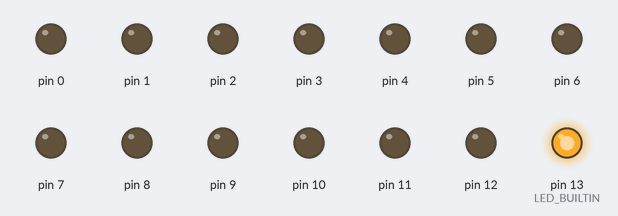
A sketch run on a simulated Arduino Uno, built with avr-gcc and run on an emulated ATmega328P. Parts: output pins drawn as LEDs (lit = HIGH). The local clock reads 2024-03-15 10:24:30 at power-on unless the sketch sets it.

Above: at 0.01 s.
At 0.61 s:
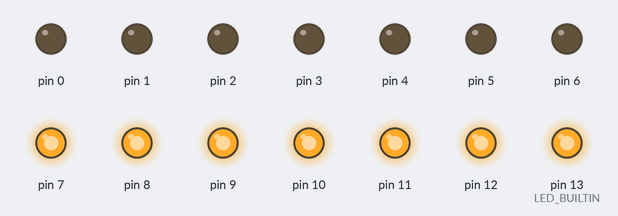
At 1.3 s:
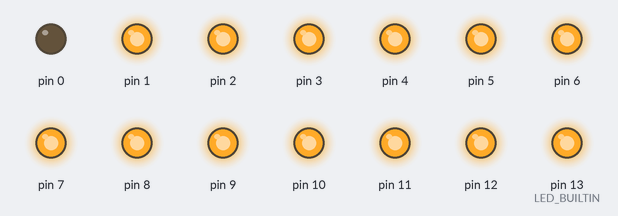
At 2.61 s:
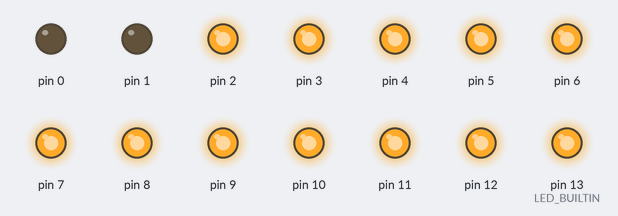
At 3.9 s:
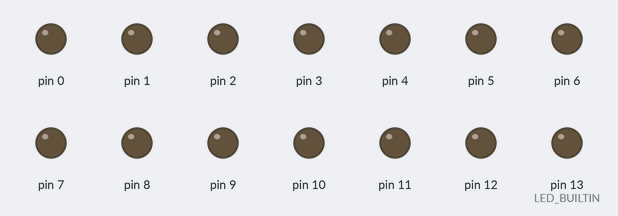
At 4.8 s:
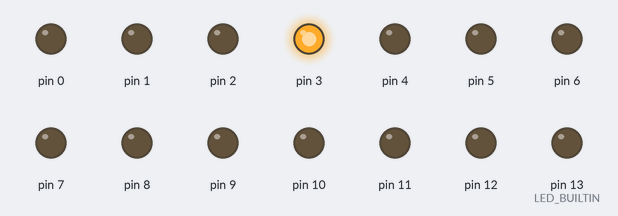
Timing chart, 0 to 6.3 s (numbered marks = the images above):
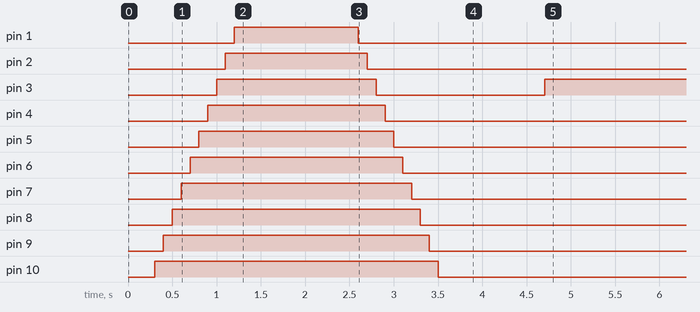

Measured:
- by itself, pin 3: HIGH → LOW at 2.8 s, → HIGH 1.9 s later

The sketch:

rtc_led_clock.ino
```cpp
#include <Wire.h>
#include <RTClib.h>
#include <pcf8574.h>

RTC_PCF8563 RTC;
PCF8574 PCF_20(0x20);  // minutes

int my_hour;
int my_min;
int last_hour;
int i;

void setup()
{
//    Serial.begin(57600);
    Wire.begin();
    RTC.begin();
    for (i = 0; i < 14; i++)
      pinMode(i, OUTPUT);
    // following line sets the RTC to the date & time this sketch was compiled
    //RTC.adjust(DateTime(__DATE__, __TIME__));
    // loop through each light to test that they all work.
    last_hour = 14;
    for (i = 13; i > 0; i--)
    {
      digitalWrite(i, HIGH);
      delay(100);
    }
    for (i = 0; i < 8; i++)
    {
      PCF_20.write(i, 0);
      delay(100);
    }
    delay(500);
    for (i = 1; i < 14; i++)
    {
      digitalWrite(i, LOW);
      delay(100);
    }
    for (i = 7; i > -1; i--)
    {
      PCF_20.write(i, 1);
      delay(100);
    }
}

void loop()
{
    DateTime now = RTC.now();
    my_hour = now.hour();
    my_min = now.minute();
    if (last_hour == 14) last_hour = my_hour;
    // first, check AM or PM
    digitalWrite(LED_BUILTIN, (my_hour > 12 ? HIGH : LOW));
    // HOUR
    // change 24 hour into normal hour
    my_hour = (my_hour > 12 || my_hour == 0 ? abs(my_hour - 12) : my_hour);
    // turn off the previous hour.
    if (my_hour != last_hour)
    {
      digitalWrite(abs(last_hour - 12) + 1, LOW);
      last_hour = my_hour;
    }
/*
    Serial.print("my_hour: ");
    Serial.print(my_hour);
    Serial.print("  last_hour: ");
    Serial.print(last_hour);
    Serial.print("  l_h pin: ");
    Serial.println(abs(last_hour - 12) + 1);
*/
/*
    abs_hour = abs(my_hour - 12);
    if (abs_hour == 0) abs_hour = 12;
    digitalWrite(abs_hour, LOW);
*/
    digitalWrite(abs(my_hour - 12) + 1, HIGH);
    //Serial.println(my_hour);
//    Serial.println(abs(my_hour - 12) + 1);
//    Serial.println(my_min);
    // MINUTES
    // 0
    if (my_min == 0 || my_min < 5)
    {
      for (i = 0; i < 8; i++)
        PCF_20.write(i, 1);
    }
    // 5
    if (my_min > 4 && my_min < 10)
    {
      // don't need to turn off any LED since they were already turned off earlier
      PCF_20.write(0, 0); // 5
    }
    // 10
    if (my_min > 10 && my_min < 15)
    {
      PCF_20.write(0, 1); // turn off last light; 5
      PCF_20.write(1, 0); // 10
    }
    // 15
    if (my_min > 14 && my_min < 20)
    {
      PCF_20.write(1, 0);
      PCF_20.write(2, 0);
    }
    // 20
    if (my_min > 20 && my_min < 25)
    {
      PCF_20.write(1, 1);
      PCF_20.write(2, 0); // 20
    }
    // 25
    if (my_min > 24 && my_min < 30)
    {
      PCF_20.write(2, 1);
      PCF_20.write(3, 0); // 25
    }
    // 30
    if (my_min > 29 && my_min < 35)
    {
      PCF_20.write(4, 0);
      PCF_20.write(3, 0);
    }
    // 35
    if (my_min > 34 && my_min < 40)
    {
      PCF_20.write(4, 0);
      PCF_20.write(3, 1);
    }
    // 40
    if (my_min > 39 && my_min < 45)
    {
      PCF_20.write(4, 1);
      PCF_20.write(5, 0); // 40
    }
    // 45
    if (my_min > 44 && my_min < 50)
    {
      PCF_20.write(5, 0);
      PCF_20.write(6, 0);
    }
    // 50
    if (my_min > 49 && my_min < 55)
    {
      PCF_20.write(6, 0);
      PCF_20.write(5, 1);
    }
    // 55
    if (my_min > 54 && my_min != 0)
    {
      PCF_20.write(6, 1);
      PCF_20.write(7, 0); // 55
    }
    delay(3000);
}

    /*
    Serial.print(now.year(), DEC);
    Serial.print('/');
    Serial.print(now.month(), DEC);
    Serial.print('/');
    Serial.print(now.day(), DEC);
    Serial.print(' ');
    Serial.print(now.hour(), DEC);
    Serial.print(':');
    Serial.print(now.minute(), DEC);
    Serial.print(':');
    Serial.print(now.second(), DEC);
    Serial.println();

    Serial.print(" since 2000 = ");
    Serial.print(now.get());
    Serial.print("s = ");
    Serial.print(now.get() / 86400L);
    Serial.println("d");
    // calculate a date which is 7 days and 30 seconds into the future
    DateTime future (now.get() + 7 * 86400L + 30);
    Serial.print(" now + 7d + 30s: ");
    Serial.print(future.year(), DEC);
    Serial.print('/');
    Serial.print(future.month(), DEC);
    Serial.print('/');
    Serial.print(future.day(), DEC);
    Serial.print(' ');
    Serial.print(future.hour(), DEC);
    Serial.print(':');
    Serial.print(future.minute(), DEC);
    Serial.print(':');
    Serial.print(future.second(), DEC);
    Serial.println();
    Serial.println();
    */

// The following is for LED digits
/*
static const int m_tensPins[] = { LED_BUILTIN, 12, 11, 10, 9, 8, 7 };

static const int m_onesPins[] = { 6, 5 ,4, 3, 2, 1, 0 };

static const int m_tens[10][7] = {
				{ 13, 12, 11, 14,  9,  8,  7 }, // 0
				{ 14, 14, 11, 14, 14,  8, 14 }, // 1
				{ 13, 14, 11, 10,  9, 14,  7 }, // 2
				{ 13, 14, 11, 10, 14,  8,  7 }, // 3
				{ 14, 12, 11, 10, 14,  8, 14 }, // 4
				{ 13, 12, 14, 10, 14,  8,  7 }, // 5
				{ 13, 12, 14, 10,  9,  8,  7 }, // 6
				{ 13, 14, 11, 14, 14,  8, 14 }, // 7
				{ 13, 12, 11, 10,  9,  8,  7 }, // 8
				{ 13, 12, 11, 10, 14,  8,  7 }  // 9
				};

static const int m_ones[10][7] = {
				{  6,  5,  4, 14,  2,  1,  0 }, // 0
				{ 14, 14,  4, 14, 14,  1, 14 }, // 1
				{  6, 14,  4,  3,  2, 14,  0 }, // 2
				{  6, 14,  4,  3, 14,  1,  0 }, // 3
				{ 14,  5,  4,  3, 14,  1, 14 }, // 4
				{  6,  5, 14,  3, 14,  1,  0 }, // 5
				{  6,  5, 14,  3,  2,  1,  0 }, // 6
				{  6, 14,  4, 14, 14,  1, 14 }, // 7
				{  6,  5,  4,  3,  2,  1,  0 }, // 8
				{  6,  5,  4,  3, 14,  1,  0 }  // 9
				};

int h_ones;
int m_tens;
int m_ones;

*/
```
